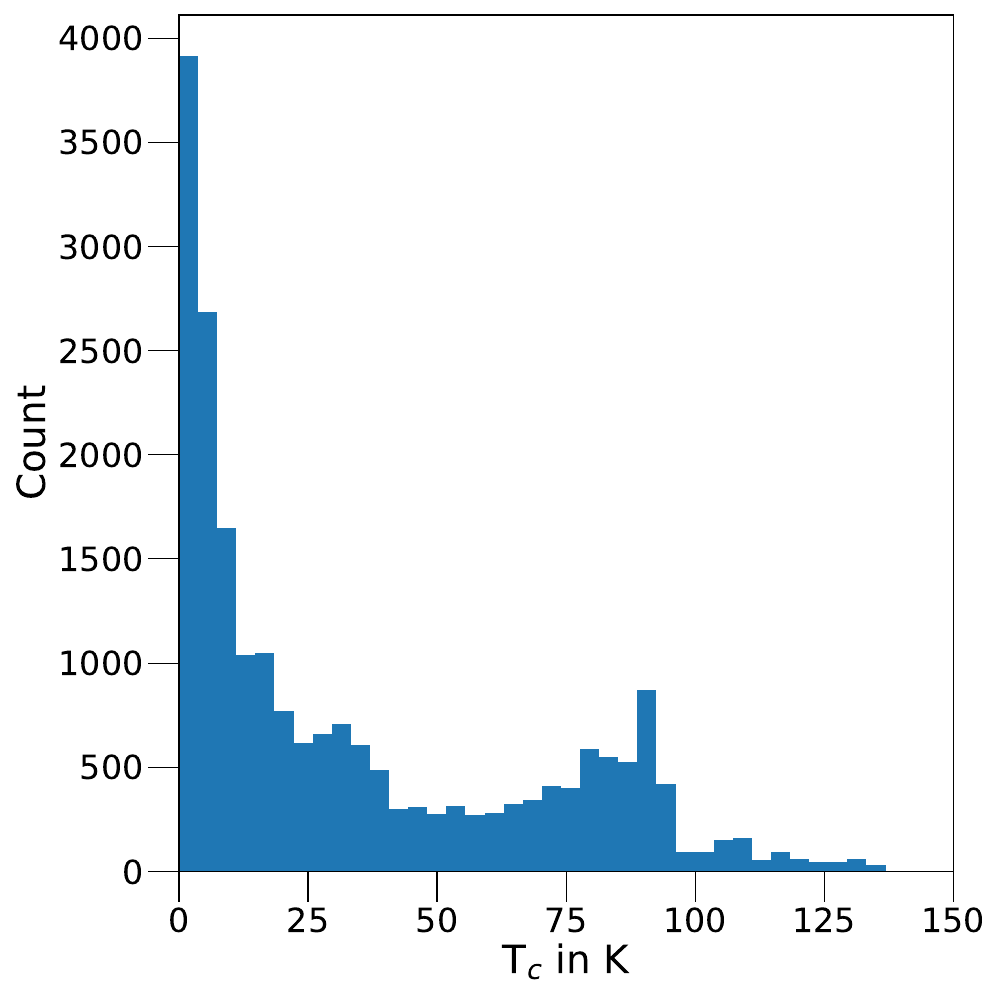

Write the Python code that produced this figure.
import matplotlib.pyplot as plt 
import pandas as pd 

df = pd.read_csv("train.csv")

plt.figure(figsize=(10,10))
plt.hist(df["critical_temp"],50)
plt.xlabel("T$_c$ in K", fontsize=28)
plt.xlim(0,150)
plt.ylabel("Count", fontsize =28)
plt.tick_params(size=22, labelsize=24)
plt.tight_layout()
plt.savefig("hist_tc.pdf")